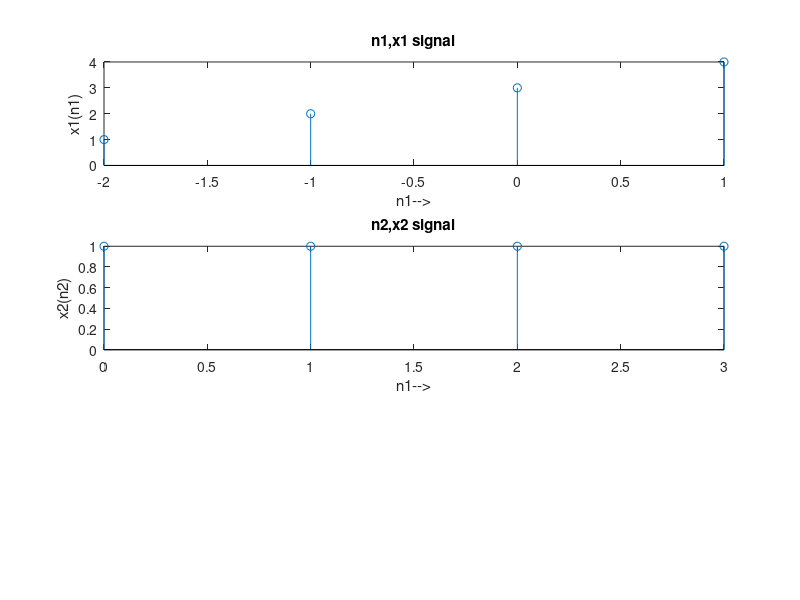

This chart was generated by the following MATLAB code: (Note: this script raises an error after producing the figure.)
clc;
close all;
n1=-2:1;
x1=[1,2,3,4];
subplot(3,1,1);
stem(n1,x1);
title('n1,x1 signal');
xlabel('n1-->');
ylabel('x1(n1)');
n2=0:3;
x2=[1,1,1,1];
subplot(3,1,2);
stem(n2,x2);
title('n2,x2 signal');
xlabel('n1-->');
ylabel('x2(n2)');
[s,t]=usermul(n1,x1,n2,x2);
subplot(3,1,3);
stem(s,t);
title('Multiplied Signal');
xlabel('s-->');
ylabel('t(s)');

function[n,w]=usermul(n1,x1,n2,x2)
n=min(min(n1),min(n2)):max(max(n1),max(n2));
y1=zeros(1,length(n));
y2=y1;
y1(((n>=min(n1))&(n<=max(n1))==1))=x1;
y2(((n>=min(n2))&(n<=max(n2))==1))=x2;
w=y1.*y2;
end
